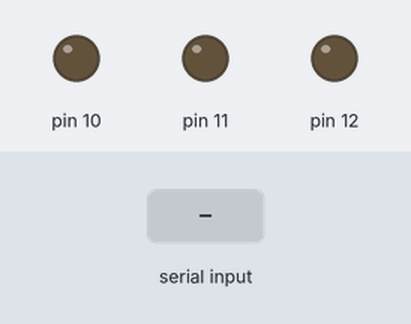
Recording of a sketch running on a simulated Arduino Uno, built with avr-gcc and run on an emulated ATmega328P. Parts: output pins drawn as LEDs (lit = HIGH). The inputs (shaded band) are chosen by the test bench.

Above: at 1.2 s.
1.3 s: "r" received over Serial
At 2.3 s:
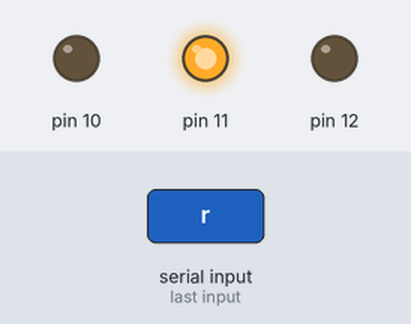
2.8 s: "b" received over Serial
At 3.5 s:
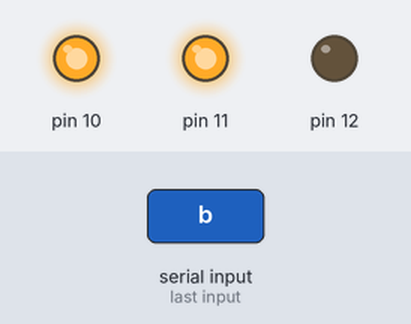
4.3 s: "y" received over Serial
At 4.6 s:
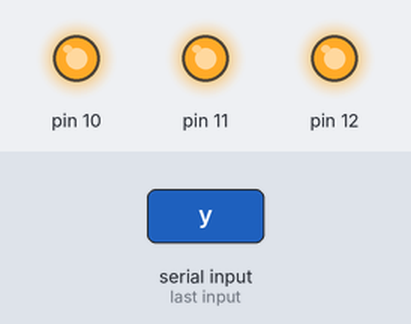
5.8 s: "f" received over Serial
At 6.9 s:
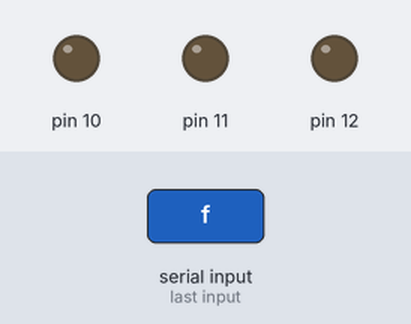
7.3 s: "b" received over Serial
At 8.1 s:
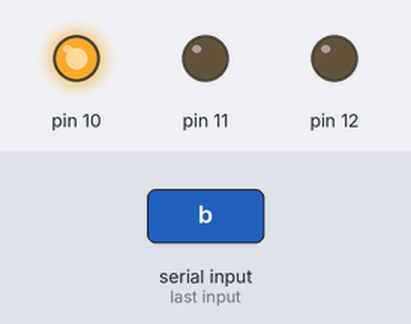
8.8 s: "y" received over Serial
At 9.2 s:
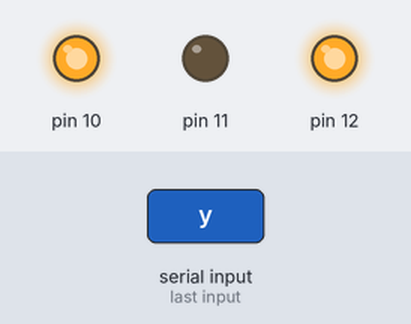
Timing chart, 0 to 11.3 s (numbered marks = the images above; inputs shaded):
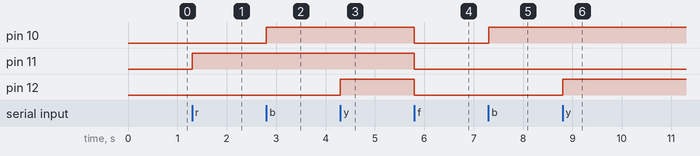

Measured:
- after the input at 1.3 s, pin 11: LOW → HIGH at once
- after the input at 2.8 s, pin 10: LOW → HIGH at once
- after the input at 4.3 s, pin 12: LOW → HIGH at once
- after the input at 5.8 s, pin 10–12: HIGH → LOW at once
- after the input at 7.3 s, pin 10: LOW → HIGH at once
- after the input at 8.8 s, pin 12: LOW → HIGH at once

The sketch:

first.ino
```cpp
void setup() {
  // put your setup code here, to run once:
  pinMode(10,OUTPUT);
  pinMode(11,OUTPUT);
  pinMode(12,OUTPUT);

  Serial.begin(9600);
}

void loop() {
  // put your main code here, to run repeatedly:
    if(Serial.available()){

         char val = Serial.read();

         if(val == 'r'){
             digitalWrite(11,HIGH);
         }
          if(val == 'b'){
             digitalWrite(10,HIGH);
         }
          if(val == 'y'){
             digitalWrite(12,HIGH);
         }

         if(val == 'f'){
             digitalWrite(11,LOW);
             digitalWrite(12,LOW);
             digitalWrite(10,LOW);
         }
    }
}
```
